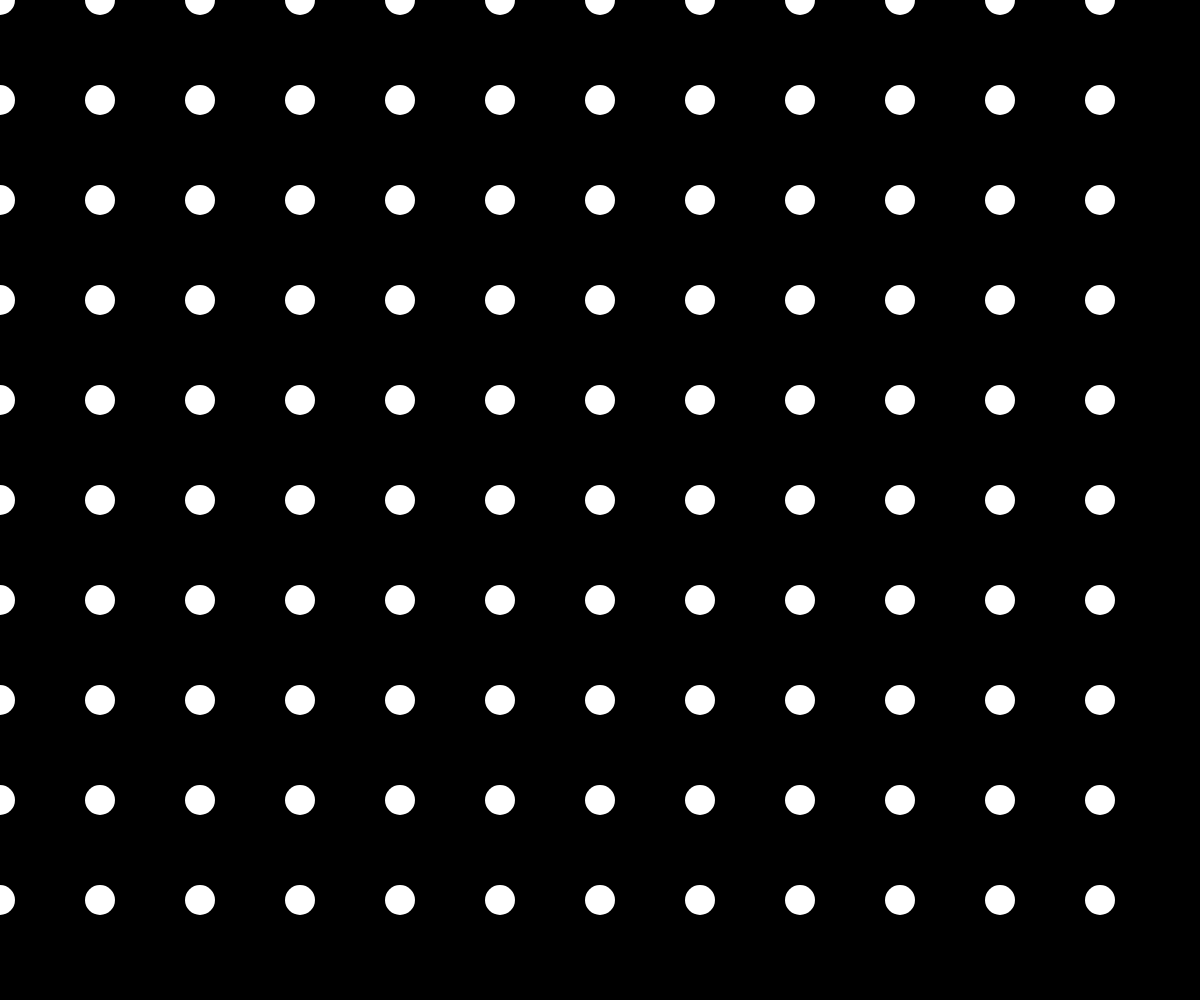
Frame 1 (no input)
Frame 60 (no input): identical to frame 1, image omitted
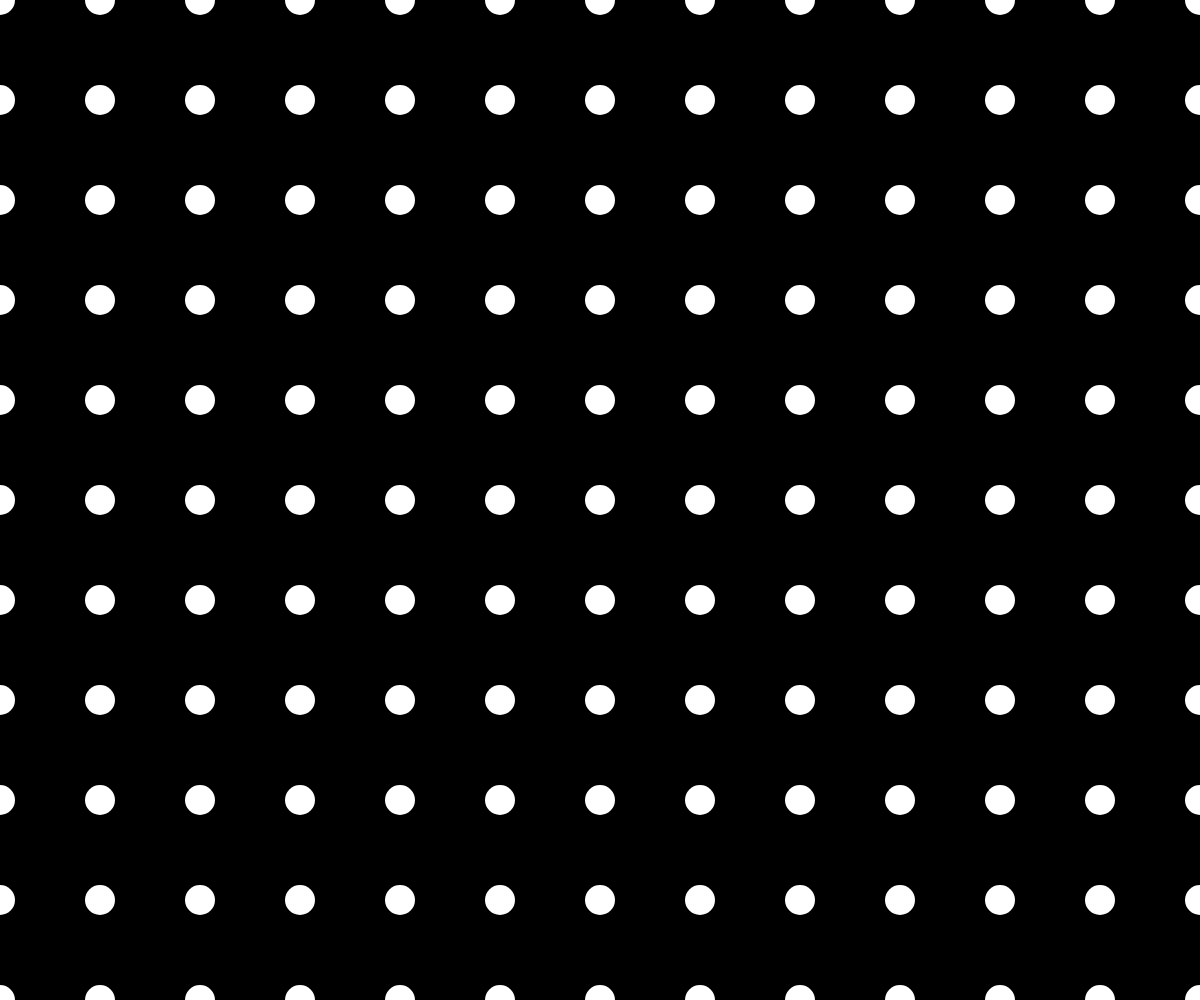
Frame 120 (the mouse pressed at the canvas centre since frame 60)

The p5.js sketch that drew these frames (run headless with seeded random() and noise() and a simulated clock; from frame 60 on, the mouse is pressed at the canvas centre):

// p5.js sketch
// ── sketch.js
size = 50

var canvas

function setup() {
	canvas = createCanvas(windowWidth, windowHeight)
	canvas.position(0,0)
	canvas.style("z-index", "-1")
	textAlign(CENTER)
	rectMode(CENTER)
}

function draw() {

	background(0)

	sizecounter = 5 * sin(frameCount * 0.05)

	for (let x = -width; x < width; x = x + 100) {
		for (let y = -height; y < height; y = y + 100) {
			textSize(size + sizecounter)
			noStroke()
			fill(255)
			//text("welcome",x + mouseX, y + mouseY)
			ellipse(x + mouseX,y + mouseY, 30)
		}
	}

}
